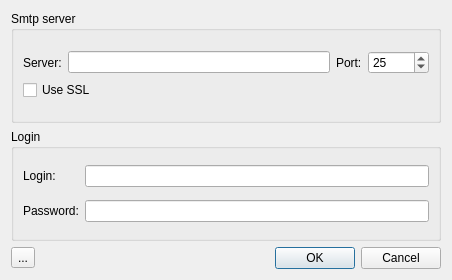
<?xml version="1.0" encoding="UTF-8"?>
<ui version="4.0">
 <class>smtp_set</class>
 <widget class="QDialog" name="smtp_set">
  <property name="geometry">
   <rect>
    <x>0</x>
    <y>0</y>
    <width>452</width>
    <height>280</height>
   </rect>
  </property>
  <property name="windowTitle">
   <string>Dialog</string>
  </property>
  <layout class="QGridLayout" name="gridLayout">
   <item row="3" column="1">
    <widget class="QDialogButtonBox" name="buttonBox">
     <property name="orientation">
      <enum>Qt::Horizontal</enum>
     </property>
     <property name="standardButtons">
      <set>QDialogButtonBox::Cancel|QDialogButtonBox::Ok</set>
     </property>
    </widget>
   </item>
   <item row="3" column="0">
    <widget class="QToolButton" name="toolButton_SendTestMsg">
     <property name="text">
      <string>...</string>
     </property>
     <property name="icon">
      <iconset resource="res.qrc">
       <normaloff>:/mail/send_test_msg</normaloff>:/mail/send_test_msg</iconset>
     </property>
    </widget>
   </item>
   <item row="1" column="0" colspan="2">
    <widget class="QGroupBox" name="groupBox_Login">
     <property name="title">
      <string>Login</string>
     </property>
     <layout class="QGridLayout" name="gridLayout_4">
      <item row="0" column="0">
       <widget class="QLabel" name="label_3">
        <property name="text">
         <string>Login:</string>
        </property>
       </widget>
      </item>
      <item row="0" column="1">
       <widget class="QLineEdit" name="lineEdit_Login"/>
      </item>
      <item row="1" column="0">
       <widget class="QLabel" name="label_4">
        <property name="text">
         <string>Password:</string>
        </property>
       </widget>
      </item>
      <item row="1" column="1">
       <widget class="QLineEdit" name="lineEdit_Password">
        <property name="echoMode">
         <enum>QLineEdit::PasswordEchoOnEdit</enum>
        </property>
       </widget>
      </item>
     </layout>
    </widget>
   </item>
   <item row="0" column="0" colspan="2">
    <widget class="QGroupBox" name="groupBox_server">
     <property name="title">
      <string>Smtp server</string>
     </property>
     <layout class="QGridLayout" name="gridLayout_3">
      <item row="0" column="0">
       <layout class="QGridLayout" name="gridLayout_2">
        <item row="0" column="2">
         <widget class="QLabel" name="label_2">
          <property name="text">
           <string>Port:</string>
          </property>
         </widget>
        </item>
        <item row="0" column="1">
         <widget class="QLineEdit" name="lineEdit_Server"/>
        </item>
        <item row="0" column="0">
         <widget class="QLabel" name="label">
          <property name="text">
           <string>Server:</string>
          </property>
         </widget>
        </item>
        <item row="0" column="3">
         <widget class="QSpinBox" name="spinBox_Port">
          <property name="minimum">
           <number>1</number>
          </property>
          <property name="maximum">
           <number>65535</number>
          </property>
          <property name="value">
           <number>25</number>
          </property>
         </widget>
        </item>
        <item row="1" column="0" colspan="2">
         <widget class="QCheckBox" name="checkBox_SSL">
          <property name="text">
           <string>Use SSL</string>
          </property>
         </widget>
        </item>
       </layout>
      </item>
     </layout>
    </widget>
   </item>
  </layout>
 </widget>
 <resources>
  <include location="res.qrc"/>
 </resources>
 <connections>
  <connection>
   <sender>buttonBox</sender>
   <signal>accepted()</signal>
   <receiver>smtp_set</receiver>
   <slot>accept()</slot>
   <hints>
    <hint type="sourcelabel">
     <x>248</x>
     <y>254</y>
    </hint>
    <hint type="destinationlabel">
     <x>157</x>
     <y>274</y>
    </hint>
   </hints>
  </connection>
  <connection>
   <sender>buttonBox</sender>
   <signal>rejected()</signal>
   <receiver>smtp_set</receiver>
   <slot>reject()</slot>
   <hints>
    <hint type="sourcelabel">
     <x>316</x>
     <y>260</y>
    </hint>
    <hint type="destinationlabel">
     <x>286</x>
     <y>274</y>
    </hint>
   </hints>
  </connection>
 </connections>
</ui>
